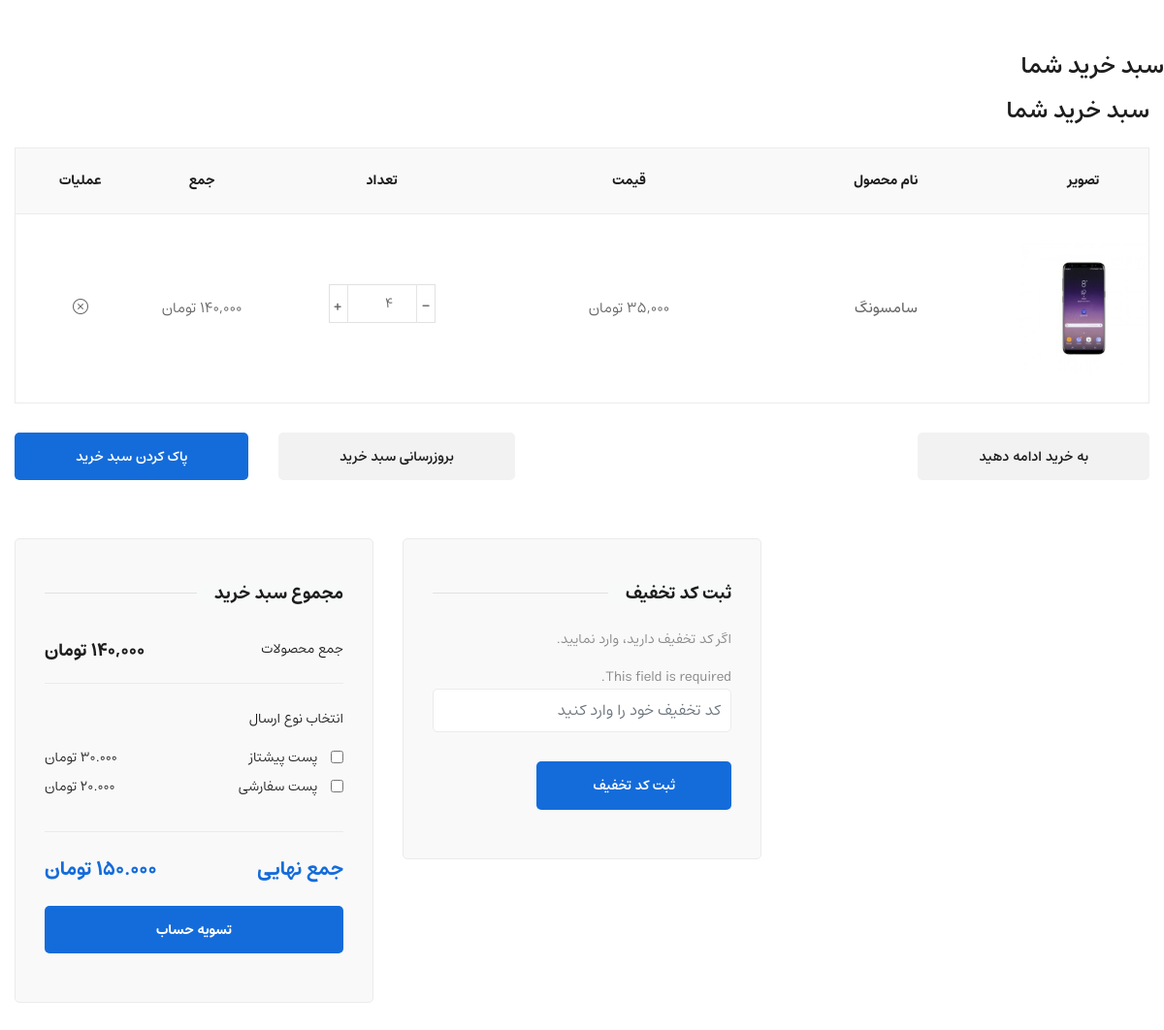
The app's page /dashbord/user-cart/ (signed in) with its own data.
### order/models.py (models this page shows, shortened)
class OrderDetail(models.Model):
    product = models.ForeignKey(ProductList, on_delete=models.CASCADE, verbose_name='محصول')
    order = models.ForeignKey(Order, on_delete=models.CASCADE, verbose_name='سفارش')
    last_price = models.PositiveIntegerField(null=True, blank=True, verbose_name='قیمت نهایی محصول', editable=False)
    count = models.PositiveIntegerField(verbose_name='تعداد', editable=False)
    def getPriceCount(self):
        return self.product.orginal_price * self.count
    class Meta:
        verbose_name = 'جزئیات سفارش'
        verbose_name_plural = 'جزئیات سفارشات'

### shop/models.py (models this page shows, shortened)
class ProductList(models.Model):
    category = models.ManyToManyField(ProductCategory, related_name='children')
    brand = models.ForeignKey(ProductBrand, on_delete=models.CASCADE, null=True, verbose_name='برند محصول')
    title = models.CharField(max_length=50, db_index=True)
    image1 = models.ImageField(upload_to='product')
    image2 = models.ImageField(upload_to='product')
    short_des = models.CharField(max_length=100)
    lang_des = models.TextField()
    product_Property = models.CharField(max_length=200)
    orginal_price = models.IntegerField()
    Discounted_price = models.IntegerField(null=True, blank=True)
    discount_percent = models.CharField(max_length=2, null=True, blank=True)
    slug = models.SlugField(max_length=200, db_index=True, allow_unicode=True, unique=True)
    create_date = models.DateTimeField(auto_now=True, editable=False, null=True, blank=True)
    is_active = models.BooleanField(default=True)
    is_delete = models.BooleanField(default=False)
    like = models.ManyToManyField(MyUser, blank=True, null=True, related_name='likes', verbose_name='لایک')
    dislike = models.ManyToManyField(MyUser, blank=True, null=True, related_name='dislikes', verbose_name='دیس لایک')
    class Meta:
        verbose_name = 'محصول'
        verbose_name_plural = 'محصولات'

### dashbord/views.py (the view, shortened to what this page needs)
# urls.py: path('user-cart/', views.user_cart, name='user_cart'),
@login_required
def user_cart(request: HttpRequest):
    user_order, create = Order.objects.prefetch_related('orderdetail_set').get_or_create(is_order_paid=False,
                                                                                         user_id=request.user.id)
    total = user_order.total_price()
    form = DiscountForm(request.POST)
    context = {
        'order': user_order,
        'total': total,
        'discount_form': form,
    }
    return render(request, 'dashbord/user_cart.html', context)

### dashbord/forms.py
class DiscountForm(forms.Form):
    code = forms.CharField(
        label='',
        widget=forms.TextInput(attrs={
            'class': 'form-control',
            'placeholder': 'کد تخفیف خود را وارد کنید'
        })
    )

### order/models.py (called while the page is built)
    def total_price(self):
        total = 0
        if self.is_order_paid:
            for item in self.orderdetail_set.all():
                total += item.last_price * item.count
        else:
            for item in self.orderdetail_set.all():
                total += item.product.orginal_price * item.count
        return total

### poll/templatetags/poll_extras.py (called while the page is built)
@register.filter(name='price_separator')
def price_separator(orginal_price: int):
    return '{:,}'.format(orginal_price) + ' تومان'

### dashbord/templates/dashbord/user_cart.html (shortened to what this page needs)
{% extends 'sheard/index.html' %}
{% load thumbnail %}
{% load poll_extras %}
{% block main %}
    <div id="item-content" class="cart-main-area mtb-60px">
        <h3 class="cart-page-title">سبد خرید شما</h3>
        {% include 'dashbord/component/user_cart_component.html' %}
    </div>
{% endblock %}

### dashbord/templates/dashbord/component/user_cart_component.html (shortened to what this page needs)
{% load poll_extras %}
{% load thumbnail %}
{% if order.orderdetail_set.all %}
    <div class="container">
        <h3 class="cart-page-title">سبد خرید شما</h3>
        <div class="row">
            <div class="col-lg-12 col-md-12 col-sm-12 col-12">
                <form action="#">
                    <div class="table-content table-responsive cart-table-content">
                        <table>
                            <thead>
                            <tr>
                                <th>تصویر</th>
                                <th>نام محصول</th>
                                <th>قیمت</th>
                                <th>تعداد</th>
                                <th>جمع</th>
                                <th>عملیات</th>
                            </tr>
                            </thead>
                            <tbody>
                            {% for item in order.orderdetail_set.all %}
                                <tr>
                                    <td class="product-thumbnail">
                                        <a>
                                            {% thumbnail item.product.image1 "150x120" crop="center" as im %}
                                                <img class="img-responsive" src="{{ im.url }}"
                                                     alt="{{ item.product.title }}">
                                            {% endthumbnail %}
                                        </a>
                                    </td>
                                    <td class="product-name"><a>{{ item.product.title }}</a></td>
                                    <td class="product-price-cart"><span
                                            class="amount">{{ item.product.orginal_price | price_separator }}</span>
                                    </td>
                                    <td class="product-quantity">
                                        <div class="cart-plus-minus">
                                            <div class="dec qtybutton">
                                                <a onclick="changeItemCount({{ item.id }},'decrease')"
                                                >-</a>
                                            </div>
                                            <input class="cart-plus-minus-box" type="number"
                                                   value="{{ item.count }}" min="1">
                                            <div class="inc qtybutton">
                                                <a onclick="changeItemCount({{ item.id }},'increase')"
                                                >+</a>
                                            </div>
                                        </div>
                                    </td>
                                    <td class="product-subtotal">{{ item.getPriceCount | price_separator }}</td>
                                    <td class="product-remove">
                                        <a onclick="deleteFromOrderItems({{ item.id }})"><i class="icon-close"></i></a>
                                    </td>
                                </tr>
                            {% endfor %}
                            </tbody>
                        </table>
                    </div>
                    <div class="row">
                        <div class="col-lg-12">
                            <div class="cart-shiping-update-wrapper">
                                <div class="cart-shiping-update">
                                    <a href="{% url 'product_list' %}">به خرید ادامه دهید</a>
                                </div>
                                <div class="cart-clear">
                                    <button type="button">بروزرسانی سبد خرید</button>
                                    <a>پاک کردن سبد خرید</a>
                                </div>
                            </div>
                        </div>
                    </div>
                </form>
                <div class="row">
                    <div class="col-lg-4 col-md-6 mb-lm-30px"></div>
                    <div class="col-lg-4 col-md-6 mb-lm-30px">
                        <div class="discount-code-wrapper">
                            <div class="title-wrap">
                                <h4 class="cart-bottom-title section-bg-gray">ثبت کد تخفیف</h4>
                            </div>
                            <div class="discount-code">
                                <p>اگر کد تخفیف دارید، وارد نمایید.</p>
                                <form method="post">
                                    {{ discount_form }}
                                    <button class="cart-btn-2" type="submit">ثبت کد تخفیف</button>
                                </form>
                            </div>
                        </div>
                    </div>
                    <div class="col-lg-4 col-md-12 mt-md-30px">
                        <div class="grand-totall">
                            <div class="title-wrap">
                                <h4 class="cart-bottom-title section-bg-gary-cart">مجموع سبد خرید</h4>
                            </div>
                            <h5>جمع محصولات <span>{{ total | price_separator }}</span></h5>
                            <div class="total-shipping">
                                <h5>انتخاب نوع ارسال</h5>
                                <ul>
                                    <li><input type="checkbox"> پست پیشتاز <span>30.000 تومان</span></li>
                                    <li><input type="checkbox"> پست سفارشی <span>20.000 تومان</span></li>
                                </ul>
                            </div>
                            <h4 class="grand-totall-title">جمع نهایی <span>150.000 تومان</span></h4>
                            <a href="#">تسویه حساب</a>
                        </div>
                    </div>
                </div>
            </div>
        </div>
    </div>
{% endif %}

### records on screen
OrderDetail: product "سامسونگ", product.orginal_price "35,000 تومان", count "4", getPriceCount "140,000 تومان"

### other values on screen
{{ total | price_separator }} "140,000 تومان"
